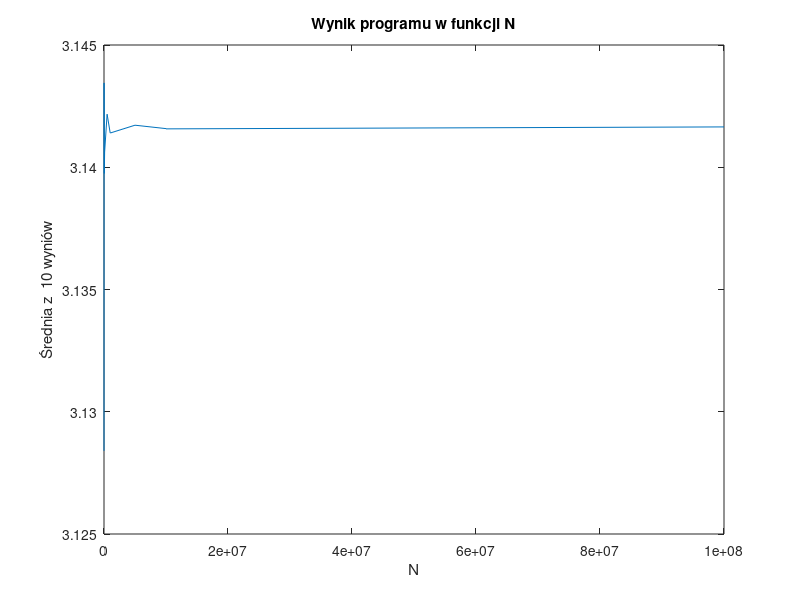

Here is the MATLAB script that generated this plot:
clear ;
close all;

%N = [1*10^1,5*10^1,1*10^2,5*10^2,1*10^3,5*10^3,1*10^4,5*10^4,1*10^5,5*10^5,1*10^6,5*10^6,1*10^7,1*10^7,1*10^8];
%meanresult = [3.12,3.28,3.128,3.1408,3.1284,3.13496,3.14345,3.13975,3.14062,3.14217,3.14140,3.14172,3.14158,3.14157,3.14165];
%meanbad = [0.021590,0.138440,0.000790,0.013190,0.006630,0.001860,0.001840,0.000970,0.000580,0.000190,0.000130,0.000010,0.000020,0.000060];

N = [1*10^3,5*10^3,1*10^4,5*10^4,1*10^5,5*10^5,1*10^6,5*10^6,1*10^7,1*10^7,1*10^8];
meanresult = [3.1284,3.13496,3.14345,3.13975,3.14062,3.14217,3.14140,3.14172,3.14158,3.14157,3.14165];
meanbad = [0.013190,0.006630,0.001860,0.001840,0.000970,0.000580,0.000190,0.000130,0.000010,0.000020,0.000060];
plot(N,meanresult);
title("Wynik programu w funkcji N");
xlabel("N");
ylabel("Średnia z  10 wyniów");







%plot(N,meanbad);
%title("Wynik błedu bezwzględnego programu w funkcji N");
%xlabel("N");
%ylabel("Średnia błedu bezwzględnego z  10 wyniów");
